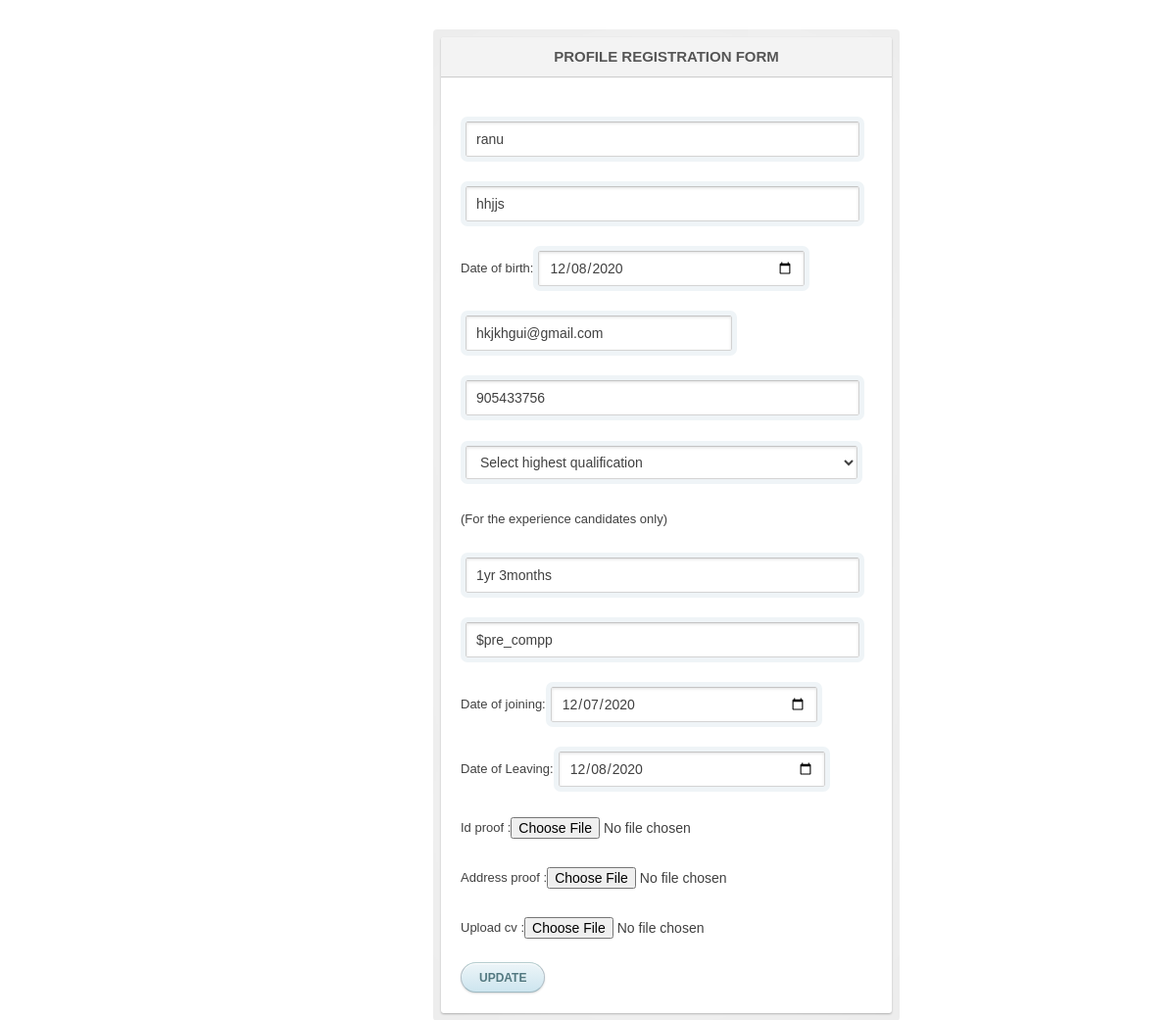
Page /users/candidate_registration_update.php?id=1 on the committed database.
### tables this page shows
CREATE TABLE `candidate_registration` (
  `id` int(11) NOT NULL,
  `username` varchar(60) NOT NULL,
  `candidate_name` varchar(60) NOT NULL,
  `father_name` varchar(60) NOT NULL,
  `dob` date NOT NULL,
  `email_id` varchar(60) NOT NULL,
  `phno` bigint(11) NOT NULL,
  `qualifications` varchar(20) NOT NULL,
  `yr_exp` varchar(20) NOT NULL,
  `pre_comp` varchar(60) NOT NULL,
  `doj` date NOT NULL,
  `dol` date NOT NULL,
  `id_proof` varchar(60) NOT NULL,
  `add_proof` varchar(60) NOT NULL,
  `cv_upload` varchar(60) NOT NULL,
  `curent_date` date DEFAULT NULL,
  `modified_date` date DEFAULT NULL
);

### users/candidate_registration_update.php (the view, shortened to what this page needs)
<?php
include '../include/database.php';
 $id= $_GET['id'];
 $query = "SELECT * FROM candidate_registration WHERE id = '$id'";
 $result = mysqli_query($conn, $query);
?>
<!DOCTYPE html>
<html lang="en">
<head>
    <link rel="stylesheet" href="https://stackpath.bootstrapcdn.com/font-awesome/4.7.0/css/font-awesome.min.css">
    <link rel="stylesheet" href="profile_style.css">
    </head>
<body>
<div class="profile">
  <h1>PROFILE REGISTRATION FORM</h1>
  <form method="post" action="" id="myForm" enctype="multipart/form-data">
  <?php
  $row = mysqli_fetch_array($result);
  ?>
    <p><input type="text" name="cname" value="<?php echo $row["candidate_name"]; ?>"  placeholder="Enter your full name"></p>
    <p><input type="text" name="fname" value="<?php echo $row["father_name"]; ?>" placeholder="Enter your father's name"></p>
    <p>Date of birth:<input type="date" name="bdate" value="<?php echo $row["dob"]; ?>"placeholder ="Date of Birth"></p>
    <p><input type="email" name="email_id" value="<?php echo $row["email_id"]; ?>" placeholder ="Enter your mail id"></p>
    <p><input type="text" name="phno" value="<?php echo $row["phno"]; ?>" placeholder ="Enter your phone no"></p>
    <p><select name="qualification">
    <option> Select highest qualification</option>
</select></p>
<p>(For the experience candidates only)</p>
<p><input type="text" name="yexp" value="<?php echo $row["yr_exp"]; ?>" placeholder="Years of experience"></p>
<p><input type='text' name="pre_comp" value="<?php echo $row["pre_comp"]; ?>" placeholder="Previous company"></p>
<p>Date of joining:<input type='date' name="doj" value="<?php echo $row["doj"]; ?>"></p>
<p>Date of Leaving:<input type='date' name="dol" value="<?php echo $row["dol"]; ?>"></p>
<p>Id proof :<input type="file" name="idProof" value="<?php echo $row["id_proof"]; ?>"/> </p>
<p>Address proof :<input type="file" name="addProof" value="<?php echo $row["add_proof"]; ?>"/></p>
<p>Upload cv :<input type="file" name='cvUpload' value="<?php echo $row["cv_upload"]; ?>"/> </p>
<br>
<p class="submit"><input type="submit" name="commit" value="UPDATE"></p>
</form>
</div>
</body>
</html>

### users/profile_style.css (style rules this page uses)
body { font: 13px/20px 'Lucida Grande', Tahoma, Verdana, sans-serif; color: #404040; background-image: linear-gradient(to bottom right, #00203fff, #adefd1ff); background-size: cover; height: 100vh; width: 100vh; }
.profile { position: absolute; left: 450px; margin: 30px auto; padding: 20px 20px 20px; width: 420px; background: white; border-radius: 3px; -webkit-box-shadow: 0 0 200px rgba(146, 50, 50, 0.5), 0 1px 2px rgba(0, 0, 0, 0.3); box-shadow: 0 0 200px rgba(255, 255, 255, 0.5), 0 1px 2px rgba(0, 0, 0, 0.3); }
.profile:before { content: ''; position: absolute; top: -8px; right: -8px; bottom: -8px; left: -8px; z-index: -1; background: rgba(0, 0, 0, 0.08); border-radius: 4px; }
.profile h1 { margin: -20px -20px 21px; line-height: 40px; font-size: 15px; font-weight: bold; color: #555; text-align: center; text-shadow: 0 1px white; background: #f3f3f3; border-bottom: 1px solid #cfcfcf; border-radius: 3px 3px 0 0; background-image: -webkit-linear-gradient(top, whiteffd, #eef2f5); background-image: -moz-linear-gradient(top, whiteffd, #eef2f5); background-image: -o-linear-gradient(top, whiteffd, #eef2f5); background-image: linear-gradient(to bottom, whiteffd, #eef2f5); -webkit-box-shadow: 0 1px whitesmoke; box-shadow: 0 1px whitesmoke; }
.profile p { margin: 20px 0 0; }
.profile input[type='text'], input[type='email'] { width: 380px; }
.profile select { width: 400px; margin: 5px; padding: 0 10px; height: 34px; color: #404040; background: white; border: 1px solid; border-color: #c4c4c4 #d1d1d1 #d4d4d4; border-radius: 2px; outline: 5px solid #eff4f7; -moz-outline-radius: 3px; -webkit-box-shadow: inset 0 1px 3px rgba(0, 0, 0, 0.12); box-shadow: inset 0 1px 3px rgba(0, 0, 0, 0.12); font-family: 'Lucida Grande', Tahoma, Verdana, sans-serif; font-size: 14px; }
.profile p { float: left; line-height: 31px; }
.profile p input { position: relative; bottom: 1px; margin-right: 4px; vertical-align: middle; }
input { font-family: 'Lucida Grande', Tahoma, Verdana, sans-serif; font-size: 14px; }
input[type='text'], input[type='email'], input[type='date'] { margin: 5px; padding: 0 10px; width: 250px; height: 34px; color: #404040; background: white; border: 1px solid; border-color: #c4c4c4 #d1d1d1 #d4d4d4; border-radius: 2px; outline: 5px solid #eff4f7; -moz-outline-radius: 3px; -webkit-box-shadow: inset 0 1px 3px rgba(0, 0, 0, 0.12); box-shadow: inset 0 1px 3px rgba(0, 0, 0, 0.12); }
input[type='submit'] { padding: 0 18px; height: 29px; font-size: 12px; font-weight: bold; color: #527881; text-shadow: 0 1px #e3f1f1; background: #cde5ef; border: 1px solid; border-color: #b4ccce #b3c0c8 #9eb9c2; border-radius: 16px; outline: 0; -webkit-box-sizing: content-box; -moz-box-sizing: content-box; box-sizing: content-box; background-image: -webkit-linear-gradient(top, #edf5f8, #cde5ef); background-image: -moz-linear-gradient(top, #edf5f8, #cde5ef); background-image: -o-linear-gradient(top, #edf5f8, #cde5ef); background-image: linear-gradient(to bottom, #edf5f8, #cde5ef); -webkit-box-shadow: inset 0 1px white, 0 1px 2px rgba(0, 0, 0, 0.15); box-shadow: inset 0 1px white, 0 1px 2px rgba(0, 0, 0, 0.15); }

### users/candidate_registration_update.php (style rules this page uses)
body { background:none; }

### rows in the picture
candidate_registration: cname "ranu", fname "hhjjs", bdate "12/08/2020", email_id "hkjkhgui@gmail.com", phno "905433756", yexp "1yr 3months", pre_comp "$pre_compp", doj "12/07/2020", dol "12/08/2020"
